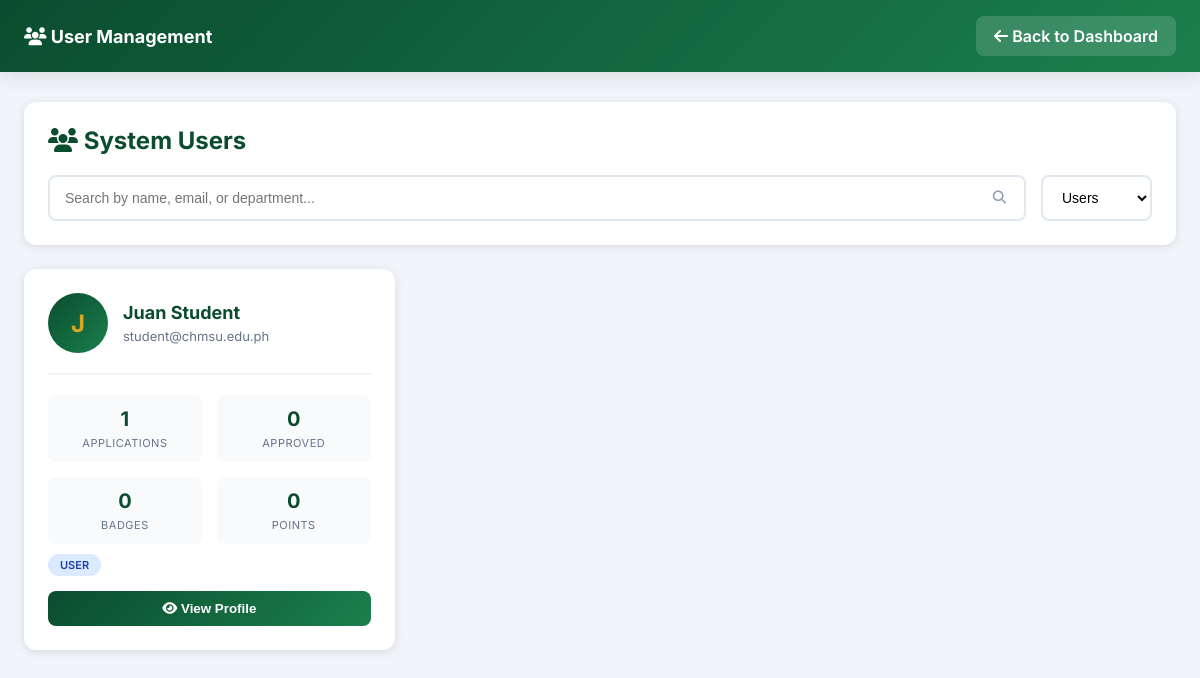
Before: /admin/manage-users.php (signed in) with the older database file.
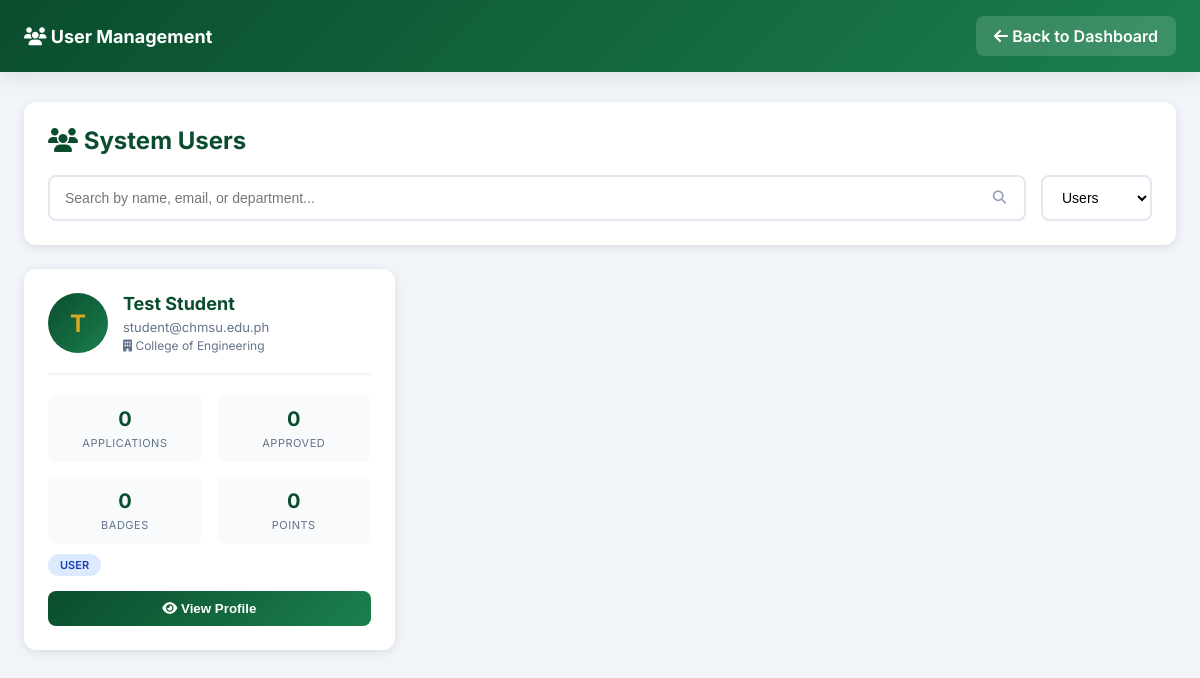
After: the same page with the newer database file.
### tables this page shows
CREATE TABLE users (
  id INT PRIMARY KEY AUTO_INCREMENT,
  email VARCHAR(255) UNIQUE NOT NULL,
  password VARCHAR(255) NOT NULL,
  full_name VARCHAR(255) NOT NULL,
  role ENUM('user', 'clerk', 'director') DEFAULT 'user',
  security_question VARCHAR(255),
  security_answer VARCHAR(255),
  department VARCHAR(255),
  contact_number VARCHAR(20),
  profile_picture VARCHAR(255),
  innovation_points INT DEFAULT 0,
  created_at TIMESTAMP DEFAULT CURRENT_TIMESTAMP,
  updated_at TIMESTAMP DEFAULT CURRENT_TIMESTAMP ON UPDATE CURRENT_TIMESTAMP,
  is_active BOOLEAN DEFAULT TRUE,
  INDEX idx_user_email (email),
  INDEX idx_user_role (role)
);

### admin/manage-users.php (the view, shortened to what this page needs)
<?php
require_once '../config/db.php';
$search = trim($_GET['search'] ?? '');
$filter_role = $_GET['role'] ?? 'user';
$query = "SELECT
  u.id,
  u.email,
  u.full_name,
  u.role,
  u.department,
  u.contact_number,
  u.innovation_points,
  u.created_at,
  u.is_active,
  COUNT(DISTINCT a.id) as total_applications,
  COUNT(DISTINCT CASE WHEN a.status='approved' THEN a.id END) as approved_applications,
  COUNT(DISTINCT b.id) as total_badges,
  COUNT(DISTINCT c.id) as total_certificates
FROM users u
LEFT JOIN ip_applications a ON u.id = a.user_id
LEFT JOIN badges b ON u.id = b.user_id
LEFT JOIN certificates c ON u.id = c.application_id
WHERE 1=1";
if ($filter_role !== 'all') {
  $filter_role_escaped = $conn->real_escape_string($filter_role);
  $query .= " AND u.role = '$filter_role_escaped'";
}
$query .= " GROUP BY u.id ORDER BY u.created_at DESC";
$result = $conn->query($query);
$users = $result->fetch_all(MYSQLI_ASSOC);
?>
<!DOCTYPE html>
<html lang="en">
<head>
  <link href="https://cdnjs.cloudflare.com/ajax/libs/font-awesome/6.4.0/css/all.min.css" rel="stylesheet">
</head>
<body>
  <div class="navbar">
    <div style="color: white; font-weight: 700; font-size: 18px;">
      <i class="fas fa-users"></i> User Management
    </div>
    <a href="dashboard.php"><i class="fas fa-arrow-left"></i> Back to Dashboard</a>
  </div>
  <div class="container">
    <div class="header">
      <h1><i class="fas fa-users"></i> System Users</h1>
      <div class="search-filter">
        <form method="GET" class="search-box" style="display: flex; flex: 1; min-width: 250px;">
          <input type="text" name="search" placeholder="Search by name, email, or department..." value="<?php echo htmlspecialchars($search); ?>" style="flex: 1;">
          <button type="submit" style="position: absolute; right: 5px; top: 50%; transform: translateY(-50%); background: none; border: none; padding: 8px 12px; cursor: pointer; color: #94A3B8;">
            <i class="fas fa-search"></i>
          </button>
        </form>
        <form method="GET" style="display: inline;">
          <select name="role" class="filter-select" onchange="this.form.submit()">
            <option value="user" <?php echo $filter_role === 'user' ? 'selected' : ''; ?>>Users</option>
          </select>
        </form>
      </div>
    </div>
    <div class="users-grid">
      <?php foreach ($users as $user): ?>
        <div class="user-card" onclick="window.location.href='?view=<?php echo $user['id']; ?><?php echo $search ? '&search=' . urlencode($search) : ''; ?><?php echo $filter_role !== 'all' ? '&role=' . $filter_role : ''; ?>'">
          <div class="user-header">
            <div class="user-avatar">
              <?php echo strtoupper(substr($user['full_name'], 0, 1)); ?>
            </div>
            <div class="user-info">
              <h3><?php echo htmlspecialchars($user['full_name']); ?></h3>
              <p><?php echo htmlspecialchars($user['email']); ?></p>
              <?php if ($user['department']): ?>
                <p style="font-size: 12px; margin-top: 3px;"><i class="fas fa-building"></i> <?php echo htmlspecialchars($user['department']); ?></p>
              <?php endif; ?>
            </div>
          </div>
          <div class="user-stats">
            <div class="stat-box">
              <div class="stat-number"><?php echo $user['total_applications']; ?></div>
              <div class="stat-label">Applications</div>
            </div>
            <div class="stat-box">
              <div class="stat-number"><?php echo $user['approved_applications']; ?></div>
              <div class="stat-label">Approved</div>
            </div>
            <div class="stat-box">
              <div class="stat-number"><?php echo $user['total_badges']; ?></div>
              <div class="stat-label">Badges</div>
            </div>
            <div class="stat-box">
              <div class="stat-number"><?php echo $user['innovation_points'] ?? 0; ?></div>
              <div class="stat-label">Points</div>
            </div>
          </div>
          <span class="role-badge role-<?php echo $user['role']; ?>">
            <?php echo ucfirst($user['role']); ?>
          </span>
          <button class="view-btn" onclick="event.stopPropagation(); window.location.href='?view=<?php echo $user['id']; ?><?php echo $search ? '&search=' . urlencode($search) : ''; ?><?php echo $filter_role !== 'all' ? '&role=' . $filter_role : ''; ?>'">
            <i class="fas fa-eye"></i> View Profile
          </button>
        </div>
      <?php endforeach; ?>
    </div>
  </div>
</body>
</html>

Changed rows visible on the page:
changed users "student@chmsu.edu.ph": full_name "J" → "T"; full_name "Juan Student" → "Test Student"; department (not shown) → "College of Engineering"; total_applications "1" → "0"
